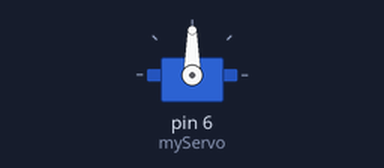
Bench run of a sketch on a simulated Arduino Uno, built with avr-gcc and run on an emulated ATmega328P. Parts: servo. What the sketch prints to the serial monitor is not drawn.

Above: at 10.05 s.
Timing chart, 0 to 88.1 s (numbered marks = the images above):
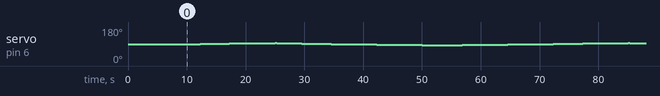

The sketch:

backlashtest.ino
```cpp
#include <Wire.h>
#include <Servo.h>
#include <Adafruit_VL53L0X.h>

// Objects
Servo myServo;  // create servo object

// Tunable parameters
int micro_level = 1462;  // us (should be around 1500)

void setup() {
  Serial.begin(115200);

  while (! Serial) {
    delay(1);
  }

  myServo.attach(6);  // servo to pin D6
  myServo.writeMicroseconds(micro2micro(0));  // level the servo

  delay(10000);
  Serial.println("Begin.");
}

// General variables
int u;
int inc = 1;
int const pause = 250;
int const limit = 60;
int const backlash = 15;

void loop() {
  u = u + inc;
  if (u >= limit) {
    inc = -1;
  }
  else if (u <= -limit) {
    inc = 1;
  }
  step();
}

int result;
int result_prev;
int result_comp;

int micro2micro(int input) {
  result_prev = result;
  result = input + micro_level;
  if (result > result_prev) {
    result_comp = result + backlash / 2;
  }
  else if (result < result_prev) {
    result_comp = result - backlash / 2;
  }
  return constrain(result_comp, 1000, 2000);
}

void step() {
  delay(pause);
  myServo.writeMicroseconds(micro2micro(u));
  Serial.print(u);
  Serial.print(" ");
  Serial.print(result_comp-micro_level);
  Serial.println(" ");
}
```
